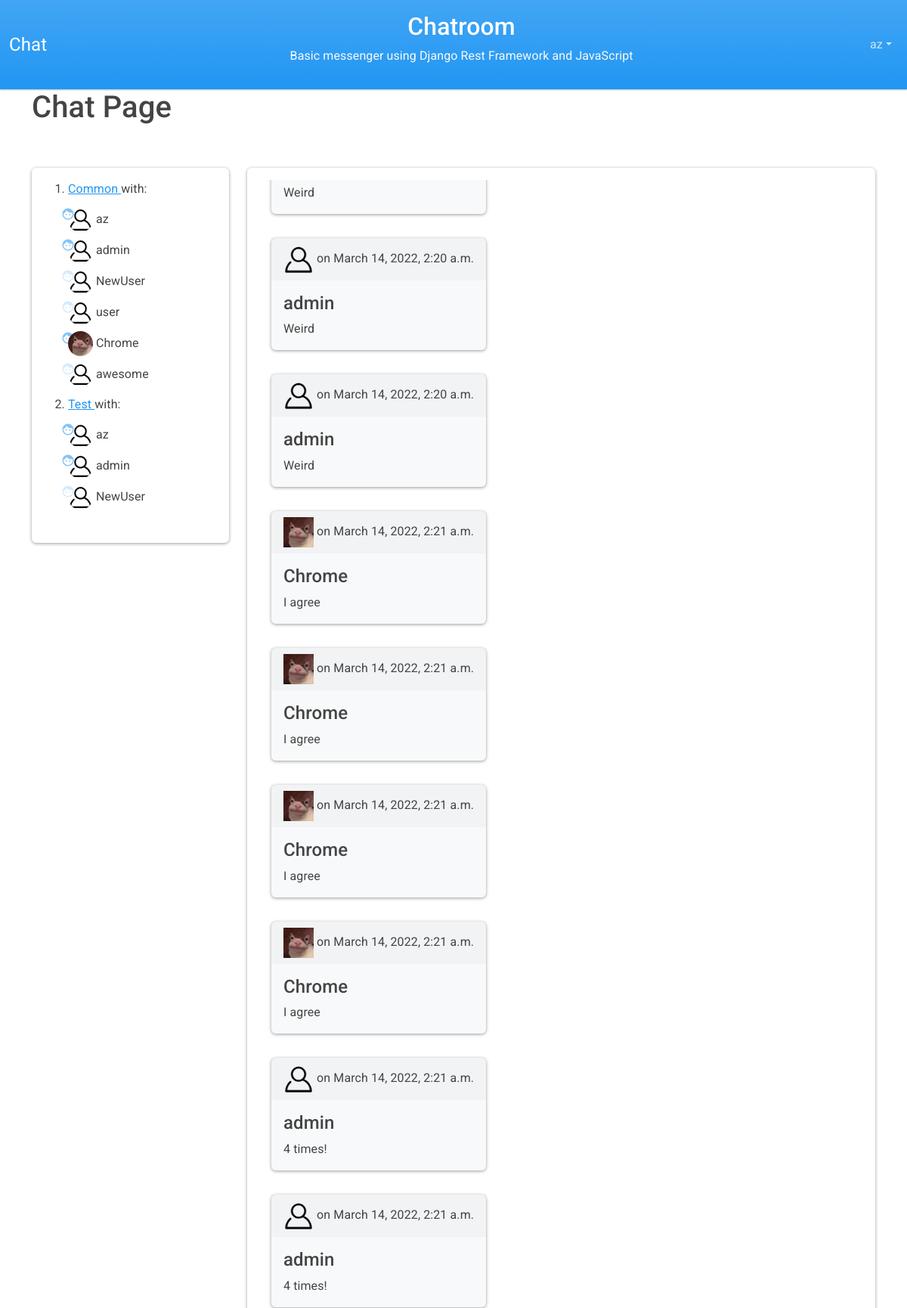
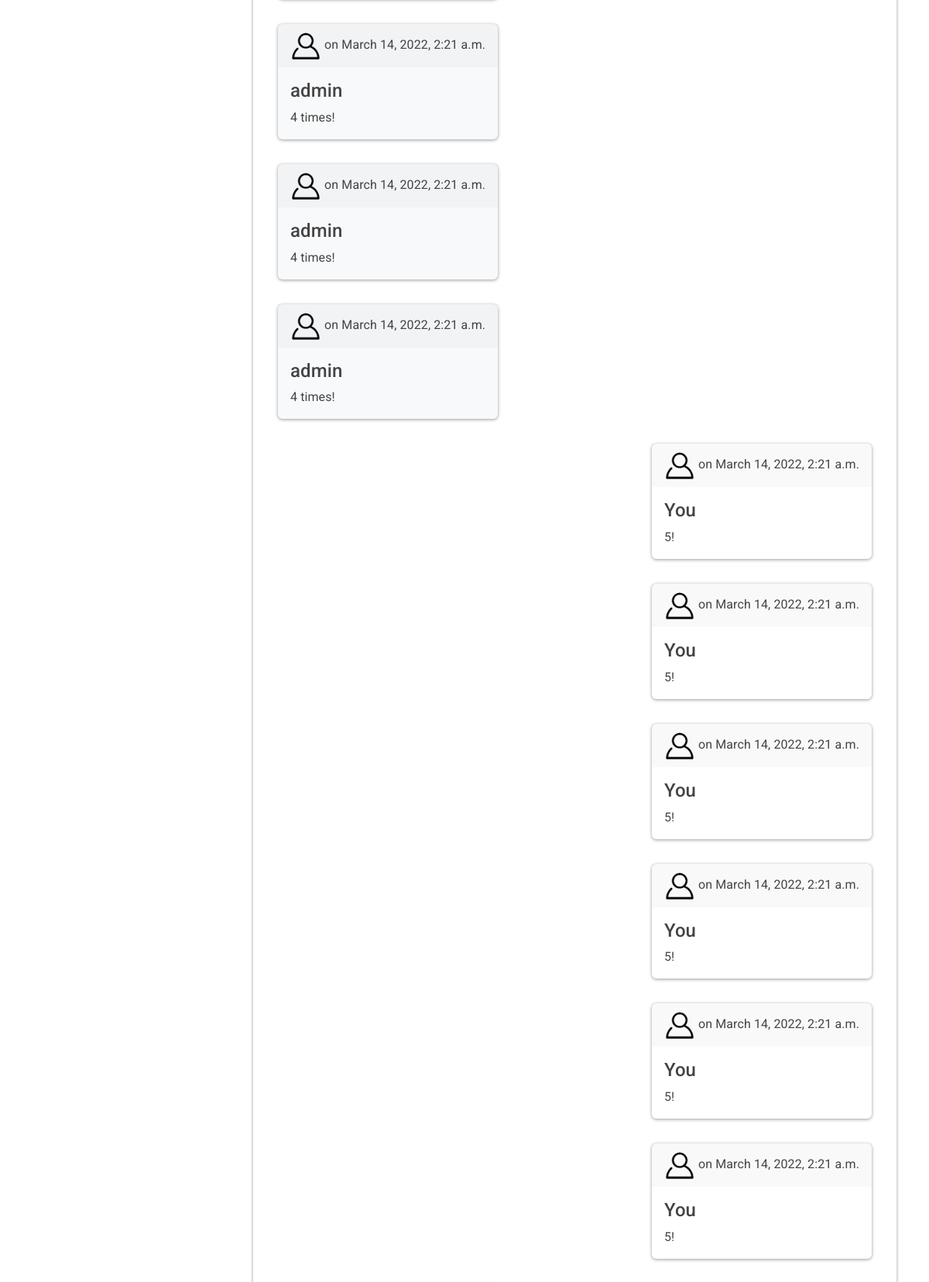
Page /chat/common/ (signed in, upper part) on the committed database (2 pictures, top to bottom).
### api/models.py (models this page shows, shortened)
class Room(models.Model):
    owner = models.ForeignKey(
        User, related_name='owner', on_delete=models.CASCADE, default=User)
    room_name = models.CharField(
        max_length=32, default='common')
    members = models.ManyToManyField(
        User, related_name='members', blank=False, default=owner)
    class Meta:
        ordering = ('pk', 'owner',)

class Message(models.Model):
    sender = models.ForeignKey(
        User, on_delete=models.CASCADE, related_name='sender')
    message = models.CharField(max_length=1200)
    timestamp = models.DateTimeField(auto_now_add=True)
    is_read = models.BooleanField(default=False)
    room = models.ForeignKey(Room, on_delete=models.CASCADE,
                             related_name='room'
                             )
    def __str__(self):
        return self.message
    class Meta:
        ordering = ('timestamp',)

### user/models.py (models this page shows, shortened)
class Profile(models.Model):
    user = models.OneToOneField(
        User, related_name='profile', on_delete=models.CASCADE)
    avatar = models.ImageField(
        default='img/profile/default.png', upload_to='img/profile')
    bio = models.TextField()
    is_online = models.BooleanField(default=False)

### chat/views.py (the view)
# urls.py: path('chat/<str:room_name>/', views.chat_view, name='chat'),
@csrf_exempt
def chat_view(request, room_name):
    print()
    print('chat_view')
    print()
    if not request.user.is_authenticated:
        return redirect('index')
    print(f'room_name: {room_name}')
    rooms = Room.objects.all()
    room = get_room(request, room_name)
    messages = Message.objects.filter(room__room_name=room_name)
    if(room_name == 'common'):
        users = User.objects.all()
    else:
        users = Room.objects.get(room_name=room_name).members.all()
    return render(request, "chat/chat.html",
                  {
                      'users': users,
                      'rooms': rooms,
                      'room': room,
                      'messages': messages,
                      'room_name': room_name,
                  })

### chat/views.py (called while the page is built)
def get_room(request, room_name):
    if not Room.objects.filter(room_name=room_name).exists():
        room = Room.objects.create(room_name=room_name, owner=request.user)
    else:
        room = Room.objects.get(room_name=room_name)
    return room

### templates/chat/chat.html (shortened to what this page needs)
{% extends 'chat/index.html' %}
{% load static %}
{% block content %}
<h1>
  Chat Page
</h1>
<div class="section py-5">
  <div class="row">
    <div class="col-3">
      <div class="card p-3 ">
        <ol>
          {% for room in rooms %}
          {% if request.user in room.members.all %}
          <li>
            <a href="{%url 'chat' room.room_name  %}">
              {{room.room_name | capfirst}}
            </a> with:
            <div class="chats py-2">
              {% for user in room.members.all %}
              <div class="chat-members py-1">
                <div class="avatar">
                  <div class="status">
                    {% if user.profile.is_online %}
                    <i title="{{user}} is online" class="material-icons md-dark md-18 tooltip">face</i>
                    {% else %}
                    <i title="{{user}} is offline"
                      class="material-icons md-dark md-18   md-inactive circle tooltip">face</i>
                    {% endif %}
                  </div>
                </div>
                <img id="{{user.id}}" src="{% static  user.profile.avatar.url %}" class="rounded-circle avatar col-2">
                <span class="chat-member col-6">
                  {{user}}
                </span>
              </div>
              {% endfor %}
            </div>
          </li>
          {% endif %}
          {% endfor %}
        </ol>
      </div>
    </div>
    <div class="col-9">
      <div class="card p-3 ">
        <div class="" style="height: 75vh;">
          {% block messages %}
          {% include 'chat/messages.html'%}
          {% endblock %}
        </div>
      </div>
    </div>
  </div>
</div>
{% endblock %}

### templates/chat/navbar.html (shortened to what this page needs)
<nav class="navbar navbar-expand-lg navbar-dark bg-primary">
  <div class="container-fluid  justify-content-between">
    <div class="collapse navbar-collapse flex-grow-0" id="navbarColor01">
      <a href="{% url 'main' %}" class="navbar-brand">Chat</a>
    </div>
    <div class="text-center text-light ">
      <a href="{% url 'main' %}" class="text-white text-decoration-none ">
        <h2 class="mx-auto">Chatroom</h2>
      </a>
      <p class="mx-auto">Basic messenger using Django Rest Framework and JavaScript</p>
    </div>
    <div class="d-flex">
      {% if request.user.is_authenticated %}
      <ul class="navbar-nav me-auto">
        <li class="nav-item dropdown">
          <a class="nav-link dropdown-toggle" data-bs-toggle="dropdown" href="#" role="button" aria-haspopup="true"
            aria-expanded="false">{{ request.user.username }}</a>
        </li>
      </ul>
      {% endif %}
    </div>
  </div>
</nav>

### templates/chat/messages.html (shortened to what this page needs)
{% load static %}
{% block messages %}
<div id="board" class="d-flex flex-column h-100 overflow-auto">
  {% for message in messages %}
  {% if message.sender == request.user %}
  <div class="card bg-secondary m-3  align-self-end">
    <div class="card-header">
      <img class="avatar" src="{% static message.sender.profile.avatar.url %}" alt="{{message.sender}}">
      <span class="timestamp">on {{ message.timestamp }}</span>
    </div>
    <div class="card-body">
      <h4 class="card-title">You</h4>
      <p class="card-text">{{ message }}
      </p>
    </div>
  </div>
  {% else %}
  <div class="card bg-light m-3  align-self-start">
    <div class="card-header">
      <img class="avatar" src="{% static message.sender.profile.avatar.url %}" alt="{{message.sender}}">
      <span class="timestamp">on {{ message.timestamp }}</span>
    </div>
    <div class="card-body">
      <h4 class="card-title">{{message.sender}}</h4>
      <p class="card-text">{{ message }}
      </p>
    </div>
  </div>
  {% endif %}
  {% endfor %}
</div>
{% endblock %}

### static/css/style.css (style rules this page uses)
.material-icons.md-18 { font-size: 18px; }
.material-icons.md-dark { color: #2e9cf399; }
.material-icons.md-dark.md-inactive { color: #2e9cf333; }
.avatar { position: relative; }
.status { position: absolute; left: -1ch; top: 0; }
.avatar { max-width: 2.5em; }
.tooltip { opacity: 1 !important; }

### rows in the picture
Room: room_name "Common"
Room: room_name "Test"
Message: message "Weird"
Message: sender.avatar (placeholder picture), timestamp "March 14, 2022, 2:20 a.m.", sender "admin", message "Weird"
Message: sender.avatar (placeholder picture), timestamp "March 14, 2022, 2:20 a.m.", sender "admin", message "Weird"
Message: sender.avatar (picture), timestamp "March 14, 2022, 2:21 a.m.", sender "Chrome", message "I agree"
Message: sender.avatar (picture), timestamp "March 14, 2022, 2:21 a.m.", sender "Chrome", message "I agree"
Message: sender.avatar (picture), timestamp "March 14, 2022, 2:21 a.m.", sender "Chrome", message "I agree"
Message: sender.avatar (picture), timestamp "March 14, 2022, 2:21 a.m.", sender "Chrome", message "I agree"
Message: sender.avatar (placeholder picture), timestamp "March 14, 2022, 2:21 a.m.", sender "admin", message "4 times!"
Message: sender.avatar (placeholder picture), timestamp "March 14, 2022, 2:21 a.m.", sender "admin", message "4 times!"
Message: sender.avatar (placeholder picture), timestamp "March 14, 2022, 2:21 a.m.", sender "admin", message "4 times!"
Message: sender.avatar (placeholder picture), timestamp "March 14, 2022, 2:21 a.m.", sender "admin", message "4 times!"
Message: sender.avatar (placeholder picture), timestamp "March 14, 2022, 2:21 a.m.", sender "admin", message "4 times!"
Message: sender.avatar (placeholder picture), timestamp "March 14, 2022, 2:21 a.m.", message "5!"
Message: sender.avatar (placeholder picture), timestamp "March 14, 2022, 2:21 a.m.", message "5!"
Message: sender.avatar (placeholder picture), timestamp "March 14, 2022, 2:21 a.m.", message "5!"
Message: sender.avatar (placeholder picture), timestamp "March 14, 2022, 2:21 a.m.", message "5!"
Message: sender.avatar (placeholder picture), timestamp "March 14, 2022, 2:21 a.m.", message "5!"
Message: sender.avatar (placeholder picture), timestamp "March 14, 2022, 2:21 a.m.", message "5!"

### other values in the picture
{{ request.user.username }} "az"
{{ user }} "az"
{{ user }} "admin"
{{ user }} "NewUser"
{{ user }} "user"
{{ user }} "Chrome"
{{ user }} "awesome"
